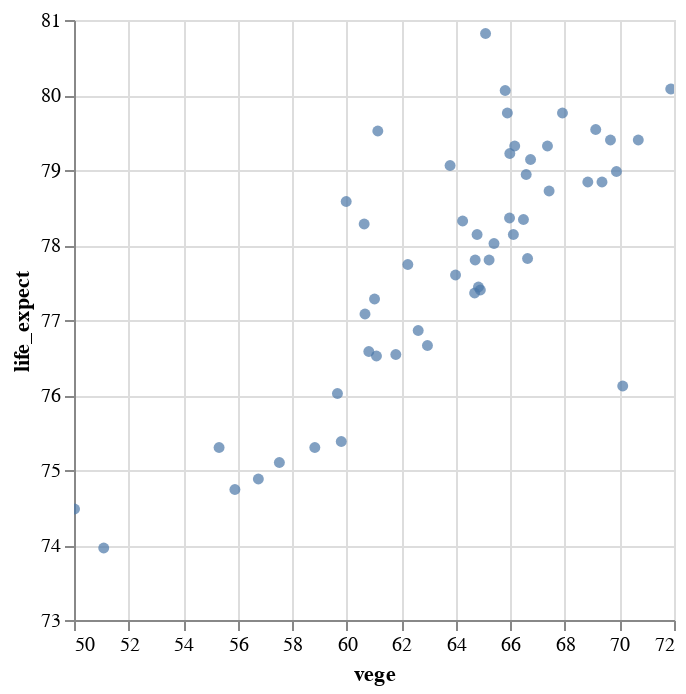

The notebook cell this image was saved under:
### Code cell
alt.Chart(dfplot).mark_circle().encode(
    alt.X("vege:Q",scale=alt.Scale(zero=False)),
    alt.Y("life_expect:Q",scale=alt.Scale(zero=False)),
    #color='Origin',
    tooltip=['LocationAbbr','life_expect']
).interactive()

### Figure 1 — Vega-Lite specification as saved in the notebook (floating-point values rounded to 4 significant figures)
{"config": {"view": {"continuousWidth": 300, "continuousHeight": 300}}, "data": {"name": "data-bfd6949e049f518efddf0d4da59c4c32"}, "mark": {"type": "circle"}, "encoding": {"tooltip": [{"field": "LocationAbbr", "type": "nominal"}, {"field": "life_expect", "type": "quantitative"}], "x": {"field": "vege", "scale": {"zero": false}, "type": "quantitative"}, "y": {"field": "life_expect", "scale": {"zero": false}, "type": "quantitative"}}, "params": [{"name": "param_7", "select": {"type": "interval", "encodings": ["x", "y"]}, "bind": "scales"}], "$schema": "https://vega.github.io/schema/vega-lite/v5.15.1.json", "datasets": {"data-bfd6949e049f518efddf0d4da59c4c32": [{"LocationAbbr": "FL", "life_expect": 78.58, "vege": 59.98}, {"LocationAbbr": "OR", "life_expect": 79.14, "vege": 66.74}, {"LocationAbbr": "PA", "life_expect": 77.74, "vege": 62.24}, {"LocationAbbr": "WA", "life_expect": 79.54, "vege": 69.13}, {"LocationAbbr": "VT", "life_expect": 79.32, "vege": 67.36}, {"LocationAbbr": "NC", "life_expect": 77.08, "vege": 60.67}, {"LocationAbbr": "WI", "life_expect": 78.98, "vege": 69.89}, {"LocationAbbr": "MD", "life_expect": 77.8, "vege": 65.22}, {"LocationAbbr": "OK", "life_expect": 75.38, "vege": 59.8}, {"LocationAbbr": "TX", "life_expect": 77.8, "vege": 64.71}, {"LocationAbbr": "MA", "life_expect": 79.76, "vege": 65.89}, {"LocationAbbr": "AL", "life_expect": 74.74, "vege": 55.9}, {"LocationAbbr": "KS", "life_expect": 77.82, "vege": 66.63}, {"LocationAbbr": "WY", "life_expect": 77.4, "vege": 64.9}, {"LocationAbbr": "MS", "life_expect": 73.96, "vege": 51.09}, {"LocationAbbr": "KY", "life_expect": 75.1, "vege": 57.53}, {"LocationAbbr": "DE", "life_expect": 77.6, "vege": 63.99}, {"LocationAbbr": "NH", "life_expect": 79.32, "vege": 66.16}, {"LocationAbbr": "MN", "life_expect": 80.08, "vege": 71.88}, {"LocationAbbr": "SD", "life_expect": 78.36, "vege": 65.97}, {"LocationAbbr": "ME", "life_expect": 78.28, "vege": 60.64}, {"LocationAbbr": "UT", "life_expect": 79.4, "vege": 70.69}, {"LocationAbbr": "MI", "life_expect": 77.36, "vege": 64.69}, {"LocationAbbr": "NJ", "life_expect": 79.06, "vege": 63.79}, {"LocationAbbr": "AR", "life_expect": 75.3, "vege": 55.32}, {"LocationAbbr": "DC", "life_expect": 76.12, "vege": 70.12}, {"LocationAbbr": "VA", "life_expect": 78.34, "vege": 66.48}, {"LocationAbbr": "HI", "life_expect": 80.82, "vege": 65.09}, {"LocationAbbr": "US", "life_expect": 78.14, "vege": 64.78}, {"LocationAbbr": "SC", "life_expect": 76.02, "vege": 59.66}, {"LocationAbbr": "MO", "life_expect": 76.52, "vege": 61.09}, {"LocationAbbr": "NE", "life_expect": 78.84, "vege": 69.36}, {"LocationAbbr": "CT", "life_expect": 79.76, "vege": 67.91}, {"LocationAbbr": "ND", "life_expect": 78.72, "vege": 67.42}, {"LocationAbbr": "GA", "life_expect": 76.54, "vege": 61.8}, {"LocationAbbr": "NY", "life_expect": 79.52, "vege": 61.14}, {"LocationAbbr": "IN", "life_expect": 76.58, "vege": 60.81}, {"LocationAbbr": "IL", "life_expect": 78.14, "vege": 66.11}, {"LocationAbbr": "CA", "life_expect": 80.06, "vege": 65.81}, {"LocationAbbr": "AZ", "life_expect": 78.32, "vege": 64.25}, {"LocationAbbr": "WV", "life_expect": 74.48, "vege": 50.02}, {"LocationAbbr": "CO", "life_expect": 79.4, "vege": 69.67}, {"LocationAbbr": "AK", "life_expect": 77.44, "vege": 64.83}, {"LocationAbbr": "RI", "life_expect": 79.22, "vege": 65.98}, {"LocationAbbr": "ID", "life_expect": 78.94, "vege": 66.58}, {"LocationAbbr": "OH", "life_expect": 76.66, "vege": 62.96}, {"LocationAbbr": "TN", "life_expect": 75.3, "vege": 58.83}, {"LocationAbbr": "IA", "life_expect": 78.84, "vege": 68.84}, {"LocationAbbr": "NM", "life_expect": 76.86, "vege": 62.62}, {"LocationAbbr": "LA", "life_expect": 74.88, "vege": 56.76}, {"LocationAbbr": "NV", "life_expect": 77.28, "vege": 61.02}, {"LocationAbbr": "MT", "life_expect": 78.02, "vege": 65.4}]}}
